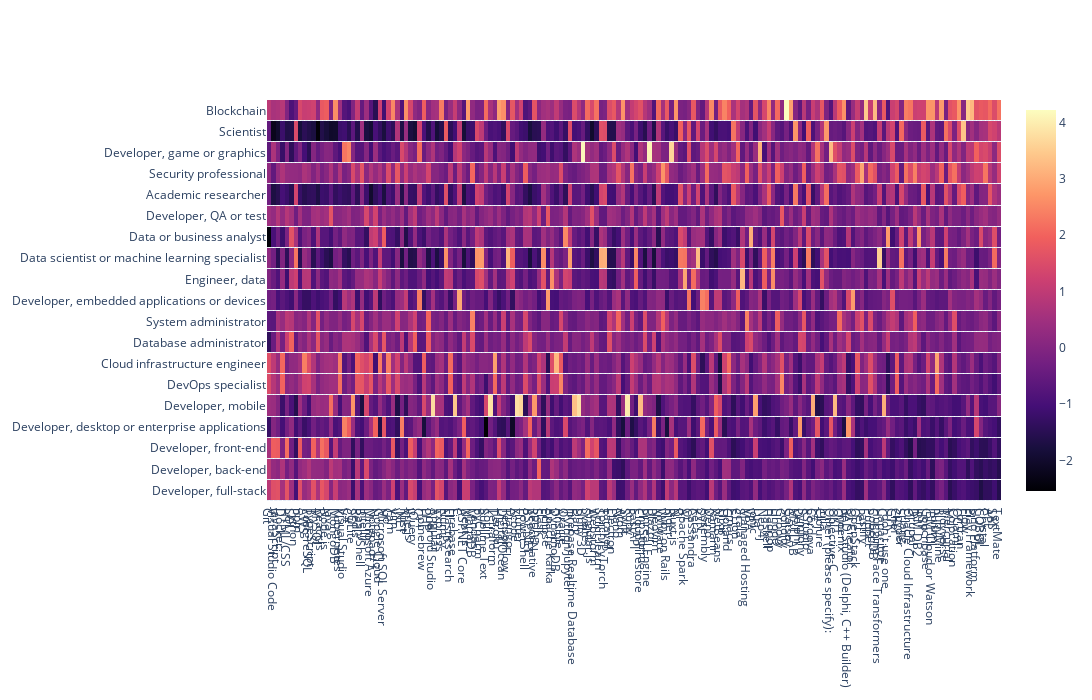

Write notebook code for a chart like this one.
### Code cell
fig = go.Figure(data=go.Heatmap(z=std_skills, x=skills.columns,y=skills.index, colorscale='magma', ygap=1))
fig.update_layout(width=2500, height=700,
                  xaxis_nticks=len(skills.columns))
fig.show()
fig.write_html(os.path.join(IMAGES_PATH, 'standardized_heatmap.html'))

### Figure 1 — Plotly figure (JSON) as saved in the notebook; plotly's stock layout.template omitted (floating-point values rounded to 4 significant figures; data arrays with more than 128 entries replaced by an {"elided": "..."} marker saying what was removed)
{"data": [{"colorscale": [[0, "#000004"], [0.1111, "#180f3d"], [0.2222, "#440f76"], [0.3333, "#721f81"], [0.4444, "#9e2f7f"], [0.5556, "#cd4071"], [0.6667, "#f1605d"], [0.7778, "#fd9668"], [0.8889, "#feca8d"], [1, "#fcfdbf"]], "type": "heatmap", "x": {"elided": "166 str values"}, "y": ["Developer, full-stack", "Developer, back-end", "Developer, front-end", "Developer, desktop or enterprise applications", "Developer, mobile", "DevOps specialist", "Cloud infrastructure engineer", "Database administrator", "System administrator", "Developer, embedded applications or devices", "Engineer, data", "Data scientist or machine learning specialist", "Data or business analyst", "Developer, QA or test", "Academic researcher", "Security professional", "Developer, game or graphics", "Scientist", "Blockchain"], "ygap": 1, "z": {"elided": "19x166 float values"}}], "layout": {"height": 700, "width": 2500, "xaxis": {"autorange": true, "nticks": 166, "range": [-0.5, 165.5], "type": "category"}, "yaxis": {"autorange": true, "range": [-0.5, 18.5], "type": "category"}}}
